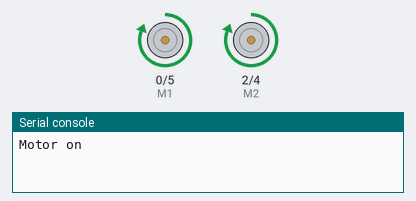
Simulated run of this program. Board: ESP32 board running MicroPython. Parts: direction and speed pins drawn as motors (green arrow = direction pin HIGH = forward, orange = LOW = backward, longer = more drive), the last lines printed to the serial console. At 2.0 s the program stops and its outputs stay as they are.

Above: at 0.1 s.
At 2.1 s:
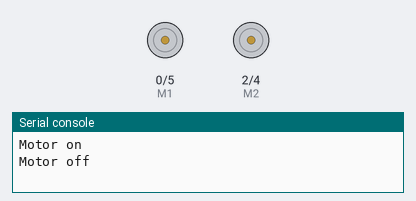
Timing chart, 0 to 3.5 s (numbered marks = the images above):
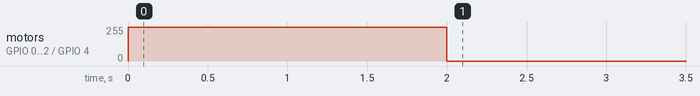

The program:

motor_simple.py
```python
import machine
import time

M1 = machine.Pin(0, machine.Pin.OUT)
M2 = machine.Pin(2, machine.Pin.OUT)
E1 = machine.Pin(5, machine.Pin.OUT) # PWM
E2 = machine.Pin(4, machine.Pin.OUT) # PWM

E1.on()
E2.on()
M1.on()
M2.on()

print("Motor on")

time.sleep(2)

E1.off()
E2.off()
M1.off()
M2.off()

print("Motor off")
```

Measured:
- by itself, motor on GPIO 0 (M1) / GPIO 5 (E1), motor on GPIO 2 (M2) / GPIO 4 (E2): stopped → forward 255/255 at 0.00 s, → stopped 2.0 s later
